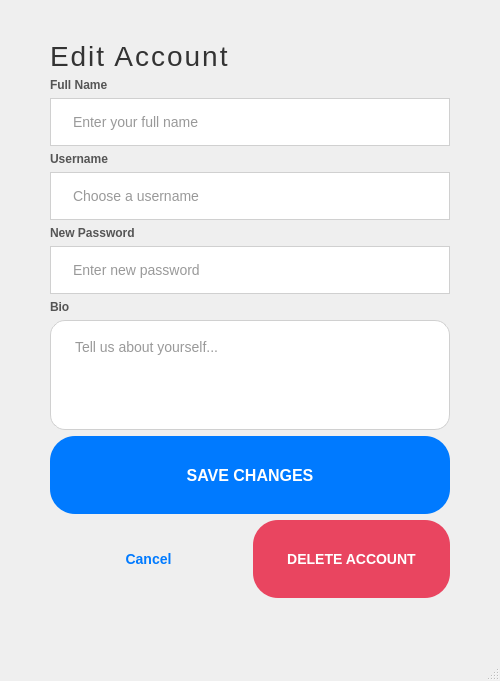
<?xml version="1.0" encoding="UTF-8"?>
<ui version="4.0">
 <class>EditAccountWindow</class>
 <widget class="QMainWindow" name="EditAccountWindow">
  <property name="geometry">
   <rect>
    <x>0</x>
    <y>0</y>
    <width>500</width>
    <height>600</height>
   </rect>
  </property>
  <property name="windowTitle">
   <string>Edit Account</string>
  </property>
  <property name="styleSheet">
   <string notr="true">
    QMainWindow {
        background: qlineargradient(
            x1: 0, y1: 0,
            x2: 1, y2: 1,
            stop: 0 #F5F5F5,
            stop: 1 #E0E0E0
        );
    }
   </string>
  </property>
  <widget class="QWidget" name="centralwidget">
   <layout class="QVBoxLayout" name="verticalLayout">
    <property name="leftMargin">
     <number>50</number>
    </property>
    <property name="topMargin">
     <number>40</number>
    </property>
    <property name="rightMargin">
     <number>50</number>
    </property>
    <property name="bottomMargin">
     <number>40</number>
    </property>
    <item>
     <widget class="QLabel" name="titleLabel">
      <property name="text">
       <string>Edit Account</string>
      </property>
      <property name="alignment">
       <set>Qt::AlignLeft</set>
      </property>
      <property name="styleSheet">
       <string notr="true">
        color: #333333;
        font-size: 28px;
        font-weight: 300;
        font-family: "Helvetica Neue", sans-serif;
        letter-spacing: 2px;
       </string>
      </property>
     </widget>
    </item>
    <item>
     <spacer name="verticalSpacer">
      <property name="orientation">
       <enum>Qt::Vertical</enum>
      </property>
      <property name="sizeHint" stdset="0">
       <size>
        <width>20</width>
        <height>15</height>
       </size>
      </property>
     </spacer>
    </item>
    <item>
     <widget class="QLabel" name="fullNameLabel">
      <property name="text">
       <string>Full Name</string>
      </property>
      <property name="styleSheet">
       <string notr="true">
        color: #555555;
        font-size: 12px;
        font-weight: 600;
        font-family: "Helvetica Neue", sans-serif;
       </string>
      </property>
     </widget>
    </item>
    <item>
     <widget class="QLineEdit" name="fullNameEdit">
      <property name="placeholderText">
       <string>Enter your full name</string>
      </property>
      <property name="styleSheet">
       <string notr="true">
        QLineEdit {
            background-color: #FFFFFF;
            border: 1px solid #D0D0D0;
            border-radius: 25px;
            color: #333333;
            font-size: 14px;
            padding: 14px 20px;
            font-family: "Helvetica Neue", sans-serif;
        }
        QLineEdit:focus {
            border-color: #007AFF;
        }
       </string>
      </property>
     </widget>
    </item>
    <item>
     <widget class="QLabel" name="usernameLabel">
      <property name="text">
       <string>Username</string>
      </property>
      <property name="styleSheet">
       <string notr="true">
        color: #555555;
        font-size: 12px;
        font-weight: 600;
        font-family: "Helvetica Neue", sans-serif;
       </string>
      </property>
     </widget>
    </item>
    <item>
     <widget class="QLineEdit" name="usernameEdit">
      <property name="placeholderText">
       <string>Choose a username</string>
      </property>
      <property name="styleSheet">
       <string notr="true">
        QLineEdit {
            background-color: #FFFFFF;
            border: 1px solid #D0D0D0;
            border-radius: 25px;
            color: #333333;
            font-size: 14px;
            padding: 14px 20px;
            font-family: "Helvetica Neue", sans-serif;
        }
        QLineEdit:focus {
            border-color: #007AFF;
        }
       </string>
      </property>
     </widget>
    </item>
    <item>
     <widget class="QLabel" name="passwordLabel">
      <property name="text">
       <string>New Password</string>
      </property>
      <property name="styleSheet">
       <string notr="true">
        color: #555555;
        font-size: 12px;
        font-weight: 600;
        font-family: "Helvetica Neue", sans-serif;
       </string>
      </property>
     </widget>
    </item>
    <item>
     <widget class="QLineEdit" name="passwordEdit">
      <property name="echoMode">
       <enum>QLineEdit::Password</enum>
      </property>
      <property name="placeholderText">
       <string>Enter new password</string>
      </property>
      <property name="styleSheet">
       <string notr="true">
        QLineEdit {
            background-color: #FFFFFF;
            border: 1px solid #D0D0D0;
            border-radius: 25px;
            color: #333333;
            font-size: 14px;
            padding: 14px 20px;
            font-family: "Helvetica Neue", sans-serif;
        }
        QLineEdit:focus {
            border-color: #007AFF;
        }
       </string>
      </property>
     </widget>
    </item>
    <item>
     <widget class="QLabel" name="bioLabel">
      <property name="text">
       <string>Bio</string>
      </property>
      <property name="styleSheet">
       <string notr="true">
        color: #555555;
        font-size: 12px;
        font-weight: 600;
        font-family: "Helvetica Neue", sans-serif;
       </string>
      </property>
     </widget>
    </item>
    <item>
     <widget class="QTextEdit" name="bioEdit">
      <property name="placeholderText">
       <string>Tell us about yourself...</string>
      </property>
      <property name="styleSheet">
       <string notr="true">
        QTextEdit {
            background-color: #FFFFFF;
            border: 1px solid #D0D0D0;
            border-radius: 15px;
            color: #333333;
            font-size: 14px;
            padding: 14px 20px;
            font-family: "Helvetica Neue", sans-serif;
            min-height: 80px;
        }
        QTextEdit:focus {
            border-color: #007AFF;
        }
       </string>
      </property>
     </widget>
    </item>
    <item>
     <spacer name="verticalSpacer_2">
      <property name="orientation">
       <enum>Qt::Vertical</enum>
      </property>
      <property name="sizeHint" stdset="0">
       <size>
        <width>20</width>
        <height>15</height>
       </size>
      </property>
     </spacer>
    </item>
    <item>
     <widget class="QPushButton" name="saveBtn">
      <property name="text">
       <string>SAVE CHANGES</string>
      </property>
      <property name="styleSheet">
       <string notr="true">
        QPushButton {
            background-color: #007AFF;
            border: none;
            border-radius: 25px;
            color: #FFFFFF;
            font-family: "Helvetica Neue", sans-serif;
            font-size: 16px;
            font-weight: 600;
            padding: 14px 30px;
            min-height: 50px;
        }
        QPushButton:hover {
            background-color: #0055CC;
        }
        QPushButton:pressed {
            background-color: #003399;
        }
       </string>
      </property>
     </widget>
    </item>
    <item>
     <layout class="QHBoxLayout" name="buttonLayout">
      <item>
       <widget class="QPushButton" name="cancelBtn">
        <property name="text">
         <string>Cancel</string>
        </property>
        <property name="styleSheet">
         <string notr="true">
          QPushButton {
              background-color: transparent;
              border: none;
              color: #007AFF;
              font-family: "Helvetica Neue", sans-serif;
              font-size: 14px;
              font-weight: 500;
              padding: 10px;
          }
          QPushButton:hover {
              text-decoration: underline;
          }
         </string>
        </property>
       </widget>
      </item>
      <item>
       <widget class="QPushButton" name="deleteAccountBtn">
        <property name="text">
         <string>DELETE ACCOUNT</string>
        </property>
        <property name="styleSheet">
         <string notr="true">
          QPushButton {
              background-color: #E94560;
              border: none;
              border-radius: 25px;
              color: #FFFFFF;
              font-family: "Helvetica Neue", sans-serif;
              font-size: 14px;
              font-weight: 600;
              padding: 14px 20px;
              min-height: 50px;
          }
          QPushButton:hover {
              background-color: #C73E54;
          }
          QPushButton:pressed {
              background-color: #A03245;
          }
         </string>
        </property>
       </widget>
      </item>
     </layout>
    </item>
    <item>
     <widget class="QLabel" name="errorLabel">
      <property name="text">
       <string/>
      </property>
      <property name="visible">
       <bool>false</bool>
      </property>
      <property name="alignment">
       <set>Qt::AlignCenter</set>
      </property>
      <property name="styleSheet">
       <string notr="true">
        color: #FF3B30;
        font-size: 13px;
        font-family: "Helvetica Neue", sans-serif;
       </string>
      </property>
     </widget>
    </item>
   </layout>
  </widget>
  <widget class="QMenuBar" name="menubar">
   <property name="geometry">
    <rect>
     <x>0</x>
     <y>0</y>
     <width>500</width>
     <height>22</height>
    </rect>
   </property>
  </widget>
  <widget class="QStatusBar" name="statusbar"/>
 </widget>
 <resources/>
 <connections/>
</ui>
